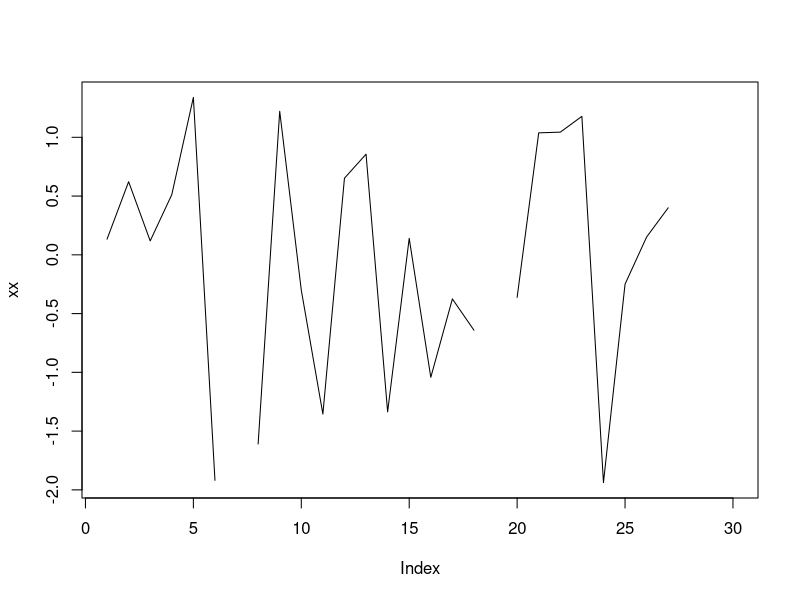

This figure's R source:
## working on optimal time segment idenfitication


xx<-rnorm(30)
# xx[1]<-NA
# xx[2]<-NA
# xx[3]<-NA
# xx[6]<-NA
xx[7]<-NA
xx[19]<-NA
#xx[20]<-NA
xx[28]<-NA
xx[29]<-NA

plot(xx, type="l")

rle.xx<-rle(!is.na(xx))
rle.xx$values

lmin=20
max.na=floor(lmin*.1)

## Attempt 3
rle.xx<-rle(!is.na(xx))
nsteps<-length(rle.xx$lengths)
xx.out<-xx
for(step in 1:nsteps){
  if(sum(rle.xx$lengths[rle.xx$values])<(lmin-max.na)){stop("too few observations")}
  #find out if there are consecutive NAs, and if so take the longer segment
  if(any(rle.xx$lengths[rle.xx$values==FALSE]>1)){
    cut<-min(which(rle.xx$lengths>1 & !rle.xx$values))
    end<-length(rle.xx$lengths)
    if(sum(rle.xx$lengths[1:cut]) > sum(rle.xx$lengths[(cut+1):length(rle.xx$lengths)])){
      #take the early segment
      xx.out<-xx.out[1:sum(rle.xx$lengths[1:(cut-1)])]
      rle.xx$lengths<-rle.xx$lengths[1:(cut-1)]
      rle.xx$values<-rle.xx$values[1:(cut-1)]
    }
    else if(sum(rle.xx$lengths[1:cut]) <= sum(rle.xx$lengths[(cut+1):length(rle.xx$lengths)])){
      #take the late segment
      xx.out<-xx.out[(sum(rle.xx$lengths[1:cut])+1):sum(rle.xx$lengths)]
      rle.xx$lengths<-rle.xx$lengths[(cut+1):end]
      rle.xx$values<-rle.xx$values[(cut+1):end]
    }
  }
  if(sum(rle.xx$lengths[rle.xx$values])>(lmin-max.na) & 
     sum(rle.xx$lengths[!rle.xx$values])<=max.na &
     max(rle.xx$lengths[!rle.xx$values])==1){break}
}


# ## Attempt 2--this works but need to translate back to subsetting the original time series
# rle.xx<-rle(!is.na(xx))
# nsteps<-length(rle.xx$lengths)
# for(step in 1:nsteps){
#   if(sum(rle.xx$lengths[rle.xx$values])<(lmin-max.na)){stop("too few observations")}
#   #find out if there are consecutive NAs, and if so take the longer segment
#   if(any(rle.xx$lengths[rle.xx$values==FALSE]>1)){
#     cut<-min(which(rle.xx$lengths[rle.xx$values==FALSE]>1))
#     end<-length(rle.xx$lengths)
#     if(sum(rle.xx$lengths[1:cut]) > sum(rle.xx$lengths[(cut+1):length(rle.xx$lengths)])){
#       #take the early segment
#       rle.xx$lengths<-rle.xx$lengths[1:cut]
#       rle.xx$values<-rle.xx$values[1:cut]
#     }
#     if(sum(rle.xx$lengths[1:cut]) <= sum(rle.xx$lengths[(cut+1):length(rle.xx$lengths)])){
#       #take the late segment
#       
#       rle.xx$lengths<-rle.xx$lengths[(cut+1):end]
#       rle.xx$values<-rle.xx$values[(cut+1):end]
#     }
#   }
#   if(sum(rle.xx$lengths[rle.xx$values])>(lmin-max.na) & 
#      sum(rle.xx$lengths[!rle.xx$values])<=max.na &
#      max(rle.xx$lengths[!rle.xx$values])==1){break}
# }
#   
  


## Attempt 1 -- temporarily abandoned because I think I can do this in
## RLE space more efficiently
# for(step in 1:length(xx)){
#   if(step==1){tmp<-xx}
#   rle.tmp<-rle(is.na(tmp))
#   #remove anything with consecutive NAs
#   
#   #this will kill the ts if there are consecutive NAs late in the time series
#   if(any(rle.tmp$lengths[rle.tmp$values]>1)){
#     cut<-min(which(rle.xx$lengths[rle.xx$values]>1))
#     tmp<-tmp[-c(1:cumsum(rle.tmp$lengths[1:cut]))]
#     if(length(tmp<lmin)){break}
#     else{next}
#   }
#   #now start checking 
# }